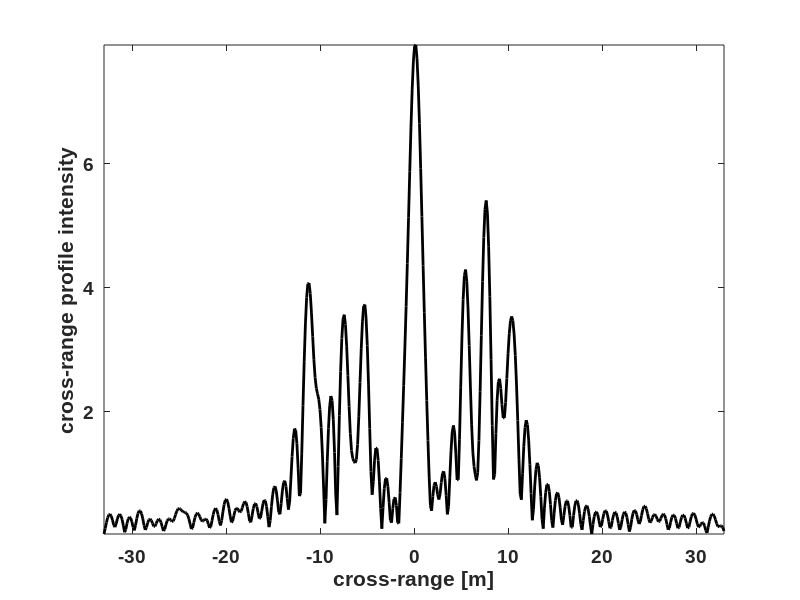

Here is the MATLAB script that generated this plot:
%----------------------------------------------------------------
% This code can be used to generate Figure 4-8
%----------------------------------------------------------------
clear all
close all

c = .3; % speed of light
fc = 4; % center frequency
phic = 0*pi/180; % center of azimuth look angles
thc = 80*pi/180; % center of elevation look angles

%________________PRE PROCESSING________________
BWy = 66; % x-range extend
N = 128;  % x-range sampling
dy = BWy/N; % x- range resolution
Y = -dy*N/2:dy:dy*(N/2-1); % x-range vector
YY = -dy*N/2:dy/4:-dy*N/2+dy/4*(4*N-1); % range vector (4x upsampled) 

%Form angle vector
kc = 2*pi*fc/c; % center wavenumber 
dphi = pi/(kc*BWy); % azimuth angle resolution
PHI=phic+[-dphi*N/2:dphi:dphi*(N/2-1)]; % azimuth angle vector

% load backscattered field data for the target
load Es_xrange

%zero padding (4x);
Enew = E;
Enew(N*4) = 0;

% X-RANGE PROFILE GENERATION
XRP = N*fftshift(ifft(Enew));
h = plot(YY,abs(XRP),'k','LineWidth',2);
set(gca,'FontName', 'Arial', 'FontSize',14,'FontWeight','Bold');
ylabel('cross-range profile intensity'); xlabel('cross-range [m]');
axis tight


